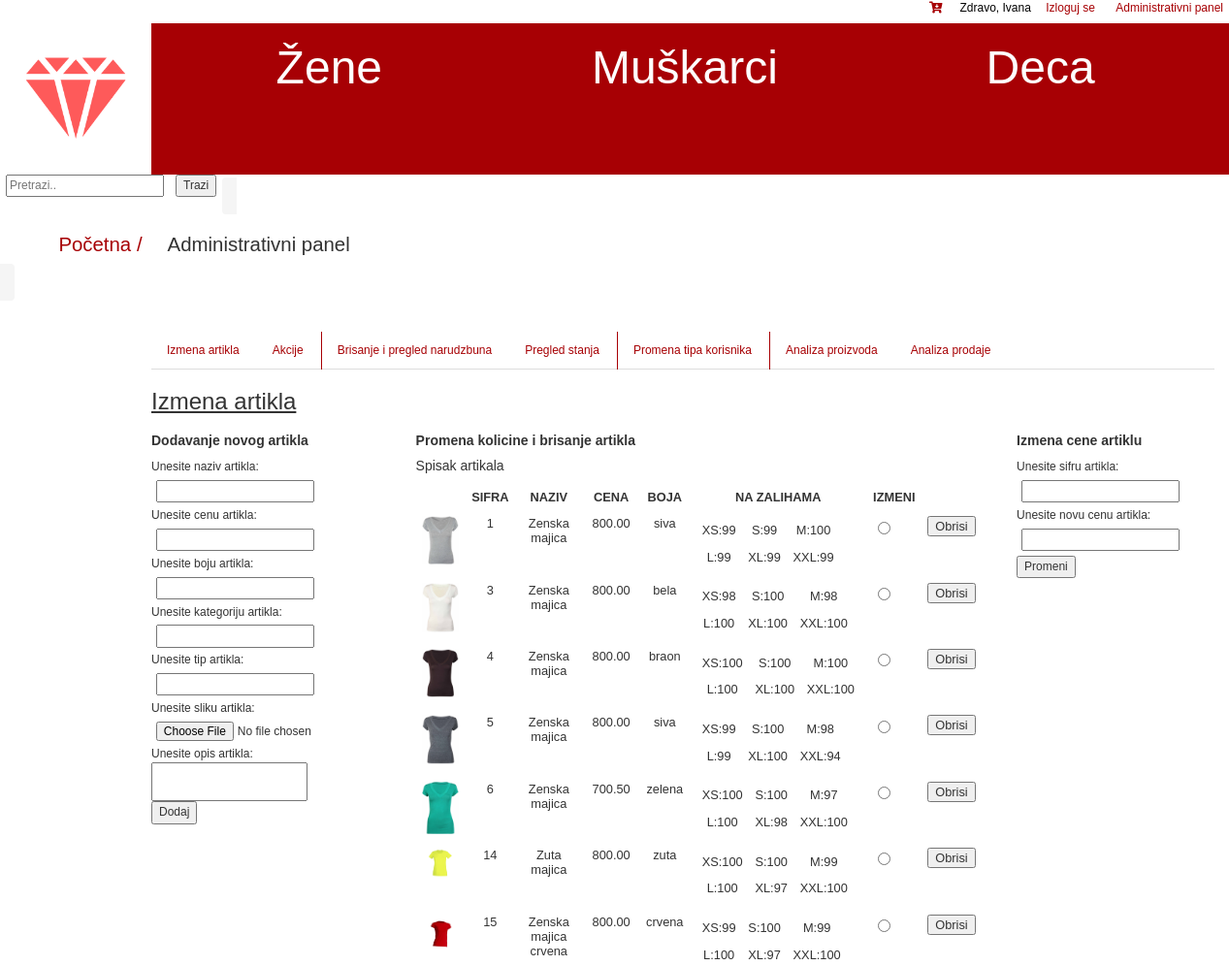
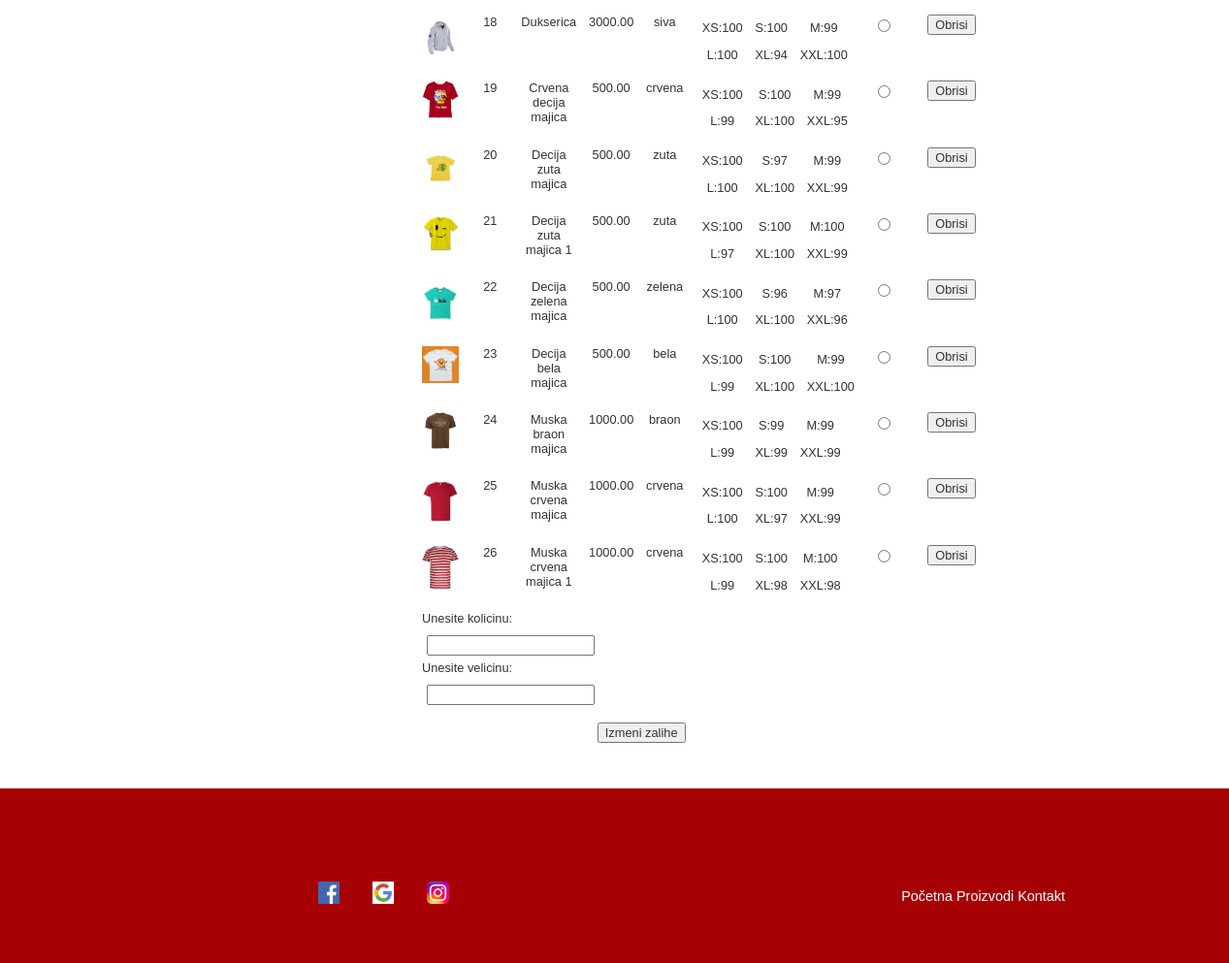
Page /index.php?page=panel (signed in) on the committed database (2 pictures, top to bottom).
### tables this page shows
CREATE TABLE `user` (
  `id_user` int(11) NOT NULL,
  `firstname` varchar(25) NOT NULL,
  `lastname` varchar(25) NOT NULL,
  `username` varchar(25) NOT NULL,
  `email` varchar(255) NOT NULL,
  `password` varchar(255) NOT NULL,
  `type` set('user','admin') NOT NULL
);

CREATE TABLE `item` (
  `id_item` int(11) NOT NULL,
  `name` varchar(25) NOT NULL,
  `price` decimal(10,2) NOT NULL,
  `id_color` int(11) NOT NULL,
  `description` varchar(255) NOT NULL,
  `image` varchar(255) DEFAULT NULL,
  `id_category_item` int(11) DEFAULT NULL,
  `id_type_item` int(11) DEFAULT NULL,
  `id_sale` int(11) DEFAULT NULL
);

CREATE TABLE `color` (
  `id_color` int(11) NOT NULL,
  `color` varchar(25) NOT NULL
);

### includes/functions_panel.php (the view, shortened to what this page needs)
<?php
function update_items(){
    global $err, $link;
    $items_sql = 'SELECT `id_item`,`name`,`price`,`color`,`image` FROM `item` '
            .'INNER JOIN `color` ON `item`.`id_color` = `color`.`id_color` ORDER BY `id_item`';
    $outcome = mysqli_query($link, $items_sql);
    $items = mysqli_fetch_all($outcome);
    $table = '<table>';
    $table .= '<tr><td></td><td><b>SIFRA</b></td><td><b>NAZIV</b></td><td><b>CENA</b></td><td><b>BOJA</b></td>'
            .'<td><b>NA ZALIHAMA</b></td><td><b>IZMENI</b></td><td></td></tr>';
    $table .= '<form method = "post">';
    foreach ($items as $key => $value){
        $on_stock_item_sql = 'SELECT `size`.`size`, `on_stock` FROM `item_size` INNER JOIN `size` '
                .'ON `item_size`.`id_size` = `size`.`id_size` WHERE `id_item` = '.$value[0];
        $outcome = mysqli_query($link, $on_stock_item_sql);
        $on_stock_item = mysqli_fetch_all($outcome);
        $on_stock_by_size = '<table><tr>';
        foreach ($on_stock_item as $key1 => $value1) {
            $on_stock_by_size .= '<td>'.$value1[0].':'.$value1[1].'';
            if ($key1 == 2){$on_stock_by_size .= '</tr><tr>';}
        }
        $on_stock_by_size .= '</tr></table>';
        $table .= '<tr><td class="image2x3"><img src="'.DIMAGES.$value[4].'"></td><td>'.$value[0].'</td><td>'.$value[1].'</td><td>'
                .$value[2].'</td><td>'.$value[3].'</td><td>'.$on_stock_by_size.'</td><td><input type="radio" name="id_item_update" value="'.$value[0].'"></td>'
                .'<td><button name="delete_item" type="submit" value="'.$value[0].'">Obrisi</button></td></tr>';
    }
    $size_sql = 'SELECT `size` FROM `size`';
    $outcome = mysqli_query($link, $size_sql);
    $size = mysqli_fetch_all($outcome);
    $input_size = '<p style="text-align:left;">Unesite kolicinu:</p><input type="number" name="item_to_stock" >'
            .'<p style="text-align:left;">Unesite velicinu:</p><input list="size" name="item_size"><datalist id="size">';
    foreach ($size as $key => $value) $input_size .='<option value="'.$value[0].'">';
    $table .= '<tr><td colspan="6">'.$input_size.'</datalist></td></tr>';
    $table .= '<tr><td colspan="6"><button type="submit">Izmeni zalihe</button></td></tr>';
    $table .= '</form>';
    $table .= '</table>';
    echo '<h5><b>Promena kolicine i brisanje artikla</b></h5>';
    echo '<h5>Spisak artikala</h5>';
    echo $table.'<br>';
    }
?>

### includes/login_line.php
<?php
if(isset($_SESSION['logged'])){
    global $link;
    $a = $_SESSION['logged'];
    $user_sql = 'SELECT * FROM `user` WHERE `id_user` ='.$a;
    $outcome = mysqli_query($link, $user_sql);
    $user = mysqli_fetch_assoc($outcome);
}
?>
<div class="linija">
    <div class="registracija">
      <?php if(!isset($_SESSION['logged'])):?>
        <a href="?page=login">Uloguj se</a>
        <a href="?page=register">Registruj se</a>
      <?php else :?>
        Zdravo, <?php echo $user['firstname'];?>
        <a href="?page=login&logout=true">Izloguj se</a>
        <?php if (isset($_SESSION['admin'])&& $_SESSION['admin'] == 'admin'):?>
            <a href="?page=panel">Administrativni panel</a>
        <?php endif;?>
      <?php endif;?>
    </div>
    <div class="korpa">
      <a href="?page=cart"><i class="fas fa-cart-arrow-down"></i></a>
    </div>
</div>

### public/css/style.css (style rules this page uses)
body { font-size:12px; background: #ffffff; font-family: Arial; overflow: auto; }
.tab-pane table td { padding: 0.5em; text-align: center; font-size: 0.8em; align-content: flex-start; }
.tab-pane input { display: block; margin: 0.4em; }
.image2x3 img { width: 3em; }
.registracija { font-size: 1em; color: black; font-family: Arial; float: right; margin-left: 1em; }
.korpa { float: right; }
.linija { height: 2em; }
.linija a { padding-left: 1em; padding-right: 0.5em; }
a { color: rgb(167, 0, 4); }
a:link { text-decoration: none; }

### rows in the picture
user: firstname "Ivana"
item: image (picture), id_item "1", name "Zenska majica", price "800.00"
color: color "siva siva siva"
item: image (picture), id_item "3", name "Zenska majica", price "800.00"
color: color "bela bela"
item: image (picture), id_item "4", name "Zenska majica", price "800.00"
color: color "braon braon"
item: image (picture), id_item "5", name "Zenska majica", price "800.00"
item: image (picture), id_item "6", name "Zenska majica", price "700.50"
color: color "zelena zelena"
item: image (picture), id_item "14", name "Zuta majica", price "800.00"
color: color "zuta zuta zuta"
item: image (picture), id_item "15", name "Zenska majica crvena", price "800.00"
color: color "crvena crvena crvena crvena"
item: image (picture), id_item "18", name "Dukserica", price "3000.00"
item: image (picture), id_item "19", name "Crvena decija majica", price "500.00"
item: image (picture), id_item "20", name "Decija zuta majica", price "500.00"
item: image (picture), id_item "21", name "Decija zuta majica 1", price "500.00"
item: image (picture), id_item "22", name "Decija zelena majica", price "500.00"
item: image (picture), id_item "23", name "Decija bela majica", price "500.00"
item: image (picture), id_item "24", name "Muska braon majica", price "1000.00"
item: image (picture), id_item "25", name "Muska crvena majica", price "1000.00"
item: image (picture), id_item "26", name "Muska crvena majica 1", price "1000.00"

### other values in the picture
$value1[0] "XS"
$value1[1] "99"
$value1[0] "S"
$value1[0] "M"
$value1[1] "100"
$value1[0] "L"
$value1[0] "XL"
$value1[0] "XXL"
$value1[1] "98"
$value1[1] "94"
$value1[1] "97"
$value1[1] "95"
$value1[1] "96"
